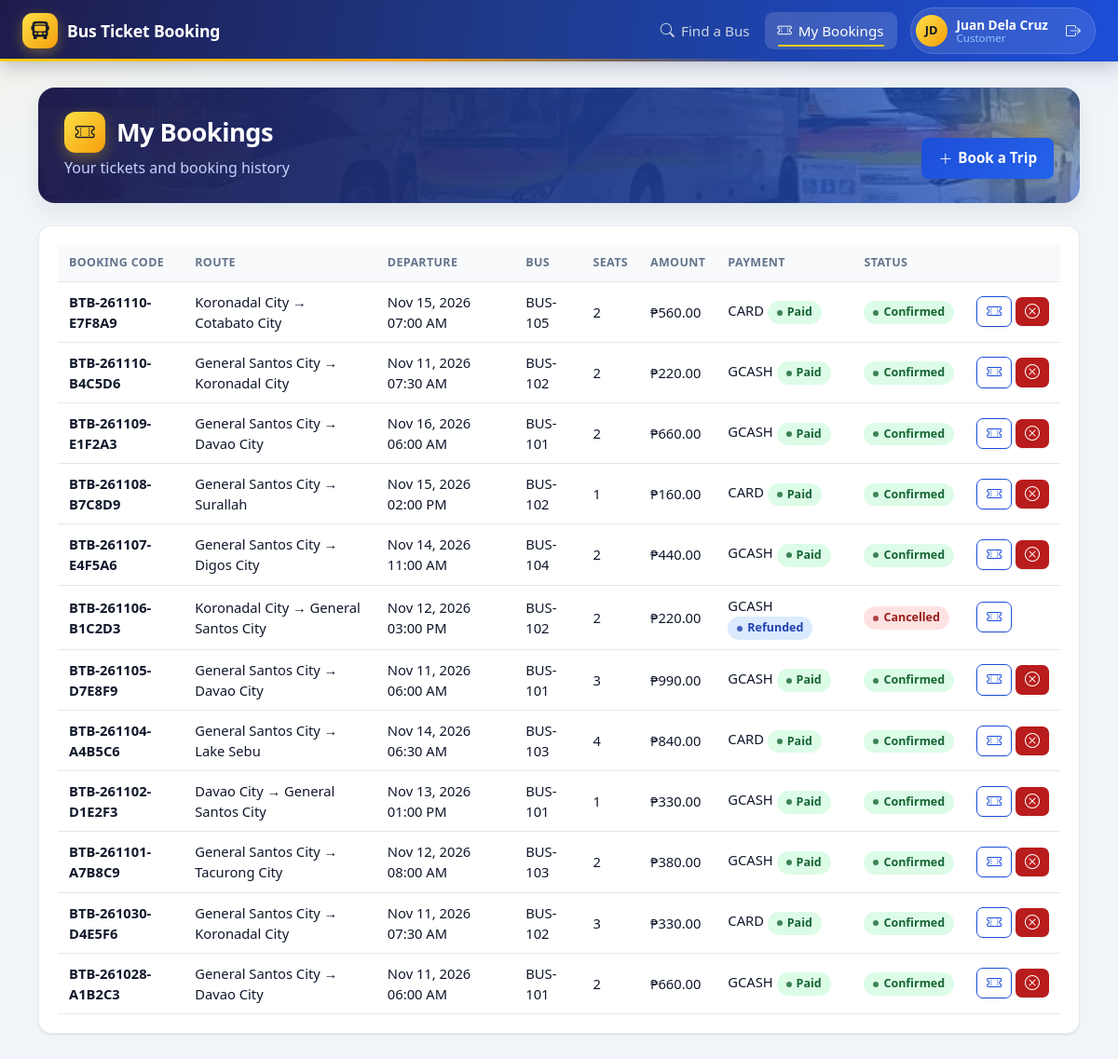
Page /customer/bookings.php (signed in) on the committed database.
### tables this page shows
CREATE TABLE bookings (
  booking_id     INT AUTO_INCREMENT PRIMARY KEY,
  booking_code   VARCHAR(20) NOT NULL UNIQUE,
  user_id        INT NOT NULL,
  schedule_id    INT NOT NULL,
  num_seats      INT NOT NULL DEFAULT 1,
  total_amount   DECIMAL(10,2) NOT NULL,
  status         ENUM('pending','confirmed','cancelled') NOT NULL DEFAULT 'pending',
  booked_at      TIMESTAMP DEFAULT CURRENT_TIMESTAMP,
  FOREIGN KEY (user_id)     REFERENCES users(user_id),
  FOREIGN KEY (schedule_id) REFERENCES schedules(schedule_id)
);

CREATE TABLE locations (
  location_id    INT AUTO_INCREMENT PRIMARY KEY,
  location_name  VARCHAR(100) NOT NULL UNIQUE,
  province       VARCHAR(100) NULL
);

CREATE TABLE schedules (
  schedule_id      INT AUTO_INCREMENT PRIMARY KEY,
  bus_id           INT NOT NULL,
  route_id         INT NOT NULL,
  departure_time   DATETIME NOT NULL,
  available_seats  INT NOT NULL,
  status           ENUM('open','full','departed','cancelled') NOT NULL DEFAULT 'open',
  created_at       TIMESTAMP DEFAULT CURRENT_TIMESTAMP,
  FOREIGN KEY (bus_id)   REFERENCES buses(bus_id),
  FOREIGN KEY (route_id) REFERENCES routes(route_id)
);

CREATE TABLE buses (
  bus_id        INT AUTO_INCREMENT PRIMARY KEY,
  bus_number    VARCHAR(20) NOT NULL UNIQUE,
  plate_number  VARCHAR(20) NOT NULL UNIQUE,
  bus_type      ENUM('Ordinary','Aircon','Deluxe') NOT NULL DEFAULT 'Aircon',
  total_seats   INT NOT NULL DEFAULT 45,
  status        ENUM('available','unavailable','maintenance') NOT NULL DEFAULT 'available',
  created_at    TIMESTAMP DEFAULT CURRENT_TIMESTAMP
);

CREATE TABLE payments (
  payment_id      INT AUTO_INCREMENT PRIMARY KEY,
  booking_id      INT NOT NULL,
  payment_method  ENUM('gcash','card') NOT NULL,
  amount          DECIMAL(10,2) NOT NULL,
  reference_no    VARCHAR(50) NULL,
  gcash_number    VARCHAR(20) NULL,
  card_name       VARCHAR(100) NULL,
  card_last4      CHAR(4) NULL,
  status          ENUM('pending','paid','failed','refunded') NOT NULL DEFAULT 'pending',
  paid_at         DATETIME NULL,
  FOREIGN KEY (booking_id) REFERENCES bookings(booking_id) ON DELETE CASCADE
);

### customer/bookings.php (the view, shortened to what this page needs)
<?php
require __DIR__ . '/../config.php';
$st = $pdo->prepare("SELECT bk.booking_id, bk.booking_code, bk.num_seats, bk.total_amount, bk.status, bk.booked_at,
                            s.departure_time, s.status AS trip_status,
                            b.bus_number, o.location_name AS origin, d.location_name AS destination,
                            p.payment_method, p.status AS payment_status
                     FROM bookings bk
                     JOIN schedules s ON s.schedule_id = bk.schedule_id
                     JOIN buses b     ON b.bus_id = s.bus_id
                     JOIN routes r    ON r.route_id = s.route_id
                     JOIN locations o ON o.location_id = r.origin_id
                     JOIN locations d ON d.location_id = r.destination_id
                     LEFT JOIN payments p ON p.booking_id = bk.booking_id
                     WHERE bk.user_id = ?
                     ORDER BY bk.booked_at DESC");
$st->execute([$_SESSION['user_id']]);
$bookings = $st->fetchAll();
include __DIR__ . '/../includes/header.php';
?>
<div class="page-head">
  <div>
    <h1 class="page-title"><span class="title-icon"><i class="bi bi-ticket-perforated"></i></span>My Bookings</h1>
    <p class="subtitle">Your tickets and booking history</p>
  </div>
  <a href="<?= url('customer/dashboard.php') ?>" class="btn"><i class="bi bi-plus-lg"></i>Book a Trip</a>
</div>
<div class="card table-wrap">
  <table>
    <thead>
      <tr>
        <th>Booking Code</th><th>Route</th><th>Departure</th><th>Bus</th>
        <th>Seats</th><th>Amount</th><th>Payment</th><th>Status</th><th></th>
      </tr>
    </thead>
    <tbody>
    <?php foreach ($bookings as $b):
        $canCancel = $b['status'] === 'confirmed' && in_array($b['trip_status'], ['open', 'full'], true)
                     && strtotime($b['departure_time']) > time(); ?>
      <tr>
        <td><strong><?= e($b['booking_code']) ?></strong></td>
        <td><?= e($b['origin']) ?> &rarr; <?= e($b['destination']) ?></td>
        <td><?= fmt_dt($b['departure_time']) ?></td>
        <td><?= e($b['bus_number']) ?></td>
        <td><?= (int)$b['num_seats'] ?></td>
        <td><?= peso($b['total_amount']) ?></td>
        <td><?= e(strtoupper($b['payment_method'] ?? '-')) ?> <?= $b['payment_status'] ? status_badge($b['payment_status']) : '' ?></td>
        <td><?= status_badge($b['trip_status'] === 'departed' && $b['status'] === 'confirmed' ? 'departed' : $b['status']) ?></td>
        <td style="white-space:nowrap">
          <a href="<?= url('customer/ticket.php') ?>?id=<?= (int)$b['booking_id'] ?>" class="btn btn-sm btn-outline btn-icon" title="View ticket" aria-label="View ticket"><i class="bi bi-ticket-perforated"></i></a>
          <?php if ($canCancel): ?>
            <form method="post" class="inline-form" data-confirm="Cancel booking <?= e($b['booking_code']) ?>?">
              <button class="btn btn-sm btn-danger btn-icon" title="Cancel booking" aria-label="Cancel booking"><i class="bi bi-x-circle"></i></button>
            </form>
          <?php endif; ?>
        </td>
      </tr>
    <?php endforeach; ?>
    </tbody>
  </table>
</div>
<?php include __DIR__ . '/../includes/footer.php'; ?>

### includes/functions.php (shortened to what this page needs)
<?php
function url($path = '')
{
    return BASE_URL . '/' . ltrim($path, '/');
}
function e($s)
{
    return htmlspecialchars((string)$s, ENT_QUOTES, 'UTF-8');
}
function peso($n)
{
    return '&#8369;' . number_format((float)$n, 2);
}
function fmt_dt($dt)
{
    return date('M d, Y h:i A', strtotime($dt));
}
function status_badge($status)
{
    $map = [
        'open' => 'success', 'confirmed' => 'success', 'paid' => 'success', 'available' => 'success', 'active' => 'success',
        'full' => 'warning', 'pending' => 'warning', 'maintenance' => 'warning',
        'cancelled' => 'danger', 'failed' => 'danger', 'unavailable' => 'danger', 'inactive' => 'danger',
        'departed' => 'muted', 'refunded' => 'info',
    ];
    $cls = $map[$status] ?? 'muted';
    return '<span class="badge badge-' . $cls . '">' . e(ucfirst($status)) . '</span>';
}

### assets/css/style.css (style rules this page uses)
:root { --primary:#1d4ed8; --primary-dark:#1e3a8a; --bg:#f1f5f9; --card:#ffffff; --text:#0f172a; --muted:#64748b; --border:#e2e8f0; --success:#15803d; --danger:#b91c1c; --warning:#b45309; }
* { box-sizing:border-box;margin:0;padding:0 }
body { font-family:'Segoe UI',Roboto,Arial,sans-serif;background:var(--bg);color:var(--text);line-height:1.5 }
a { color:var(--primary);text-decoration:none }
.page-head { display:flex;justify-content:space-between;align-items:flex-end;flex-wrap:wrap;gap:12px;margin-bottom:20px }
.page-title { font-size:1.6rem }
.subtitle { color:var(--muted) }
.card { background:var(--card);border:1px solid var(--border);border-radius:10px;padding:20px;margin-bottom:20px;box-shadow:0 1px 2px rgba(0,0,0,.04) }
.btn { display:inline-block;padding:10px 18px;border:none;border-radius:7px;background:var(--primary);color:#fff;font-weight:600;cursor:pointer;font-size:.95rem;font-family:inherit;text-align:center }
.btn-sm { padding:6px 12px;font-size:.85rem }
.btn-outline { background:#fff;color:var(--primary);border:1px solid var(--primary) }
.btn-danger { background:var(--danger) }
.inline-form { display:inline-flex;gap:6px;align-items:center }
.table-wrap { overflow-x:auto }
table { width:100%;border-collapse:collapse;font-size:.92rem }
th,td { padding:10px 12px;text-align:left;border-bottom:1px solid var(--border);vertical-align:middle }
th { background:#f8fafc;color:var(--muted);font-weight:600;font-size:.78rem;text-transform:uppercase;letter-spacing:.03em }
.badge { display:inline-block;padding:3px 10px;border-radius:999px;font-size:.78rem;font-weight:600 }
.badge-success { background:#dcfce7;color:#166534 }
.badge-danger { background:#fee2e2;color:#991b1b }
.badge-info { background:#dbeafe;color:#1e40af }
.btn .bi { margin-right:6px;vertical-align:-.1em }
.btn-icon { padding:6px 10px;line-height:1.2 }
.btn-icon .bi { margin:0;font-size:1rem }

### assets/css/theme.css (style rules this page uses)
:root { --navy: #0f172a; --indigo: #1e1b4b; --yellow: #facc15; --amber: #f59e0b; --shadow-sm: 0 1px 2px rgba(15, 23, 42, .06), 0 1px 3px rgba(15, 23, 42, .05); --shadow-md: 0 8px 24px rgba(15, 23, 42, .08); --radius: 14px; --series-1: #2a78d6; --series-2: #eb6834; --status-good: #0ca30c; --status-warning: #fab219; --status-critical: #d03b3b; --grid: #e1e0d9; --axis-muted: #898781; --ink-2: #52514e; }
body { background: radial-gradient(1200px 400px at 100% -10%, rgba(37, 99, 235, .08), transparent 60%), radial-gradient(900px 360px at -10% 0%, rgba(250, 204, 21, .08), transparent 60%), var(--bg); background-attachment: fixed; }
.container > .page-head { position: relative; overflow: hidden; color: #fff; padding: 26px 28px; border-radius: 18px; margin-bottom: 24px; background: linear-gradient(100deg, rgba(30, 27, 75, .97) 0%, rgba(30, 58, 138, .92) 50%, rgba(37, 99, 235, .6) 100%), url("../img/terminal.jpg") center 60% / cover no-repeat; box-shadow: var(--shadow-md); }
.container > .page-head::after { content: ""; position: absolute; right: -60px; top: -60px; width: 220px; height: 220px; border-radius: 50%; background: radial-gradient(circle, rgba(250, 204, 21, .35), transparent 70%); pointer-events: none; }
.container > .page-head > * { position: relative; z-index: 1; }
.container > .page-head .page-title { display: flex; align-items: center; gap: 12px; color: #fff; font-size: 1.7rem; letter-spacing: -.02em; }
.container > .page-head .subtitle { color: #c7d2fe; margin-top: 4px; }
.title-icon { width: 44px; height: 44px; flex: 0 0 44px; border-radius: 12px; display: inline-flex; align-items: center; justify-content: center; background: linear-gradient(135deg, #fde047, var(--amber)); color: var(--navy); font-size: 1.3rem; box-shadow: 0 6px 16px rgba(250, 204, 21, .3); }
.card { border-radius: var(--radius); border-color: #e7ecf3; box-shadow: var(--shadow-sm); transition: box-shadow .25s; }
tbody tr { transition: background .15s; }
.btn { transition: background .2s, transform .1s, box-shadow .2s; box-shadow: 0 1px 2px rgba(15, 23, 42, .08); }
.btn:not(.btn-outline):not(.btn-danger):not(.btn-success):not(.btn-light) { background: linear-gradient(135deg, #1d4ed8, #2563eb); }
.badge { display: inline-flex; align-items: center; gap: 5px; }
.badge::before { content: ""; width: 6px; height: 6px; border-radius: 50%; background: currentColor; opacity: .8; }
.container > .page-head, .container > .card, .container > .grid > *, .grid-analytics > *, .grid-analytics-2 > * { animation: fadeUp .55s cubic-bezier(.2, .7, .2, 1) both; }

### rows in the picture
bookings: booking_code "BTB-261110-E7F8A9", locations.location_name "Koronadal City", locations.location_name "Cotabato City", schedule.departure_time "Nov 15, 2026 07:00 AM", buses.bus_number "BUS-105", num_seats "2", total_amount "₱560.00", payments.payment_method "CARD", payments.status "Paid Confirmed"
bookings: booking_code "BTB-261110-B4C5D6", locations.location_name "General Santos City", locations.location_name "Koronadal City", schedule.departure_time "Nov 11, 2026 07:30 AM", buses.bus_number "BUS-102", num_seats "2", total_amount "₱220.00", payments.payment_method "GCASH", payments.status "Paid Confirmed"
bookings: booking_code "BTB-261109-E1F2A3", locations.location_name "General Santos City", locations.location_name "Davao City", schedule.departure_time "Nov 16, 2026 06:00 AM", buses.bus_number "BUS-101", num_seats "2", total_amount "₱660.00", payments.payment_method "GCASH", payments.status "Paid Confirmed"
bookings: booking_code "BTB-261108-B7C8D9", locations.location_name "General Santos City", locations.location_name "Surallah", schedule.departure_time "Nov 15, 2026 02:00 PM", buses.bus_number "BUS-102", num_seats "1", total_amount "₱160.00", payments.payment_method "CARD", payments.status "Paid Confirmed"
bookings: booking_code "BTB-261107-E4F5A6", locations.location_name "General Santos City", locations.location_name "Digos City", schedule.departure_time "Nov 14, 2026 11:00 AM", buses.bus_number "BUS-104", num_seats "2", total_amount "₱440.00", payments.payment_method "GCASH", payments.status "Paid Confirmed"
bookings: booking_code "BTB-261106-B1C2D3", locations.location_name "Koronadal City", locations.location_name "General Santos City", schedule.departure_time "Nov 12, 2026 03:00 PM", buses.bus_number "BUS-102", num_seats "2", total_amount "₱220.00", payments.payment_method "GCASH", payments.status "Refunded Cancelled"
bookings: booking_code "BTB-261105-D7E8F9", locations.location_name "General Santos City", locations.location_name "Davao City", schedule.departure_time "Nov 11, 2026 06:00 AM", buses.bus_number "BUS-101", num_seats "3", total_amount "₱990.00", payments.payment_method "GCASH", payments.status "Paid Confirmed"
bookings: booking_code "BTB-261104-A4B5C6", locations.location_name "General Santos City", locations.location_name "Lake Sebu", schedule.departure_time "Nov 14, 2026 06:30 AM", buses.bus_number "BUS-103", num_seats "4", total_amount "₱840.00", payments.payment_method "CARD", payments.status "Paid Confirmed"
bookings: booking_code "BTB-261102-D1E2F3", locations.location_name "Davao City", locations.location_name "General Santos City", schedule.departure_time "Nov 13, 2026 01:00 PM", buses.bus_number "BUS-101", num_seats "1", total_amount "₱330.00", payments.payment_method "GCASH", payments.status "Paid Confirmed"
bookings: booking_code "BTB-261101-A7B8C9", locations.location_name "General Santos City", locations.location_name "Tacurong City", schedule.departure_time "Nov 12, 2026 08:00 AM", buses.bus_number "BUS-103", num_seats "2", total_amount "₱380.00", payments.payment_method "GCASH", payments.status "Paid Confirmed"
bookings: booking_code "BTB-261030-D4E5F6", locations.location_name "General Santos City", locations.location_name "Koronadal City", schedule.departure_time "Nov 11, 2026 07:30 AM", buses.bus_number "BUS-102", num_seats "3", total_amount "₱330.00", payments.payment_method "CARD", payments.status "Paid Confirmed"
bookings: booking_code "BTB-261028-A1B2C3", locations.location_name "General Santos City", locations.location_name "Davao City", schedule.departure_time "Nov 11, 2026 06:00 AM", buses.bus_number "BUS-101", num_seats "2", total_amount "₱660.00", payments.payment_method "GCASH", payments.status "Paid Confirmed"

### other values in the picture
$m[1] "Find a Bus"
$m[1] "My Bookings"
$initials ?: '?' "JD"
$userName "Juan Dela Cruz"
